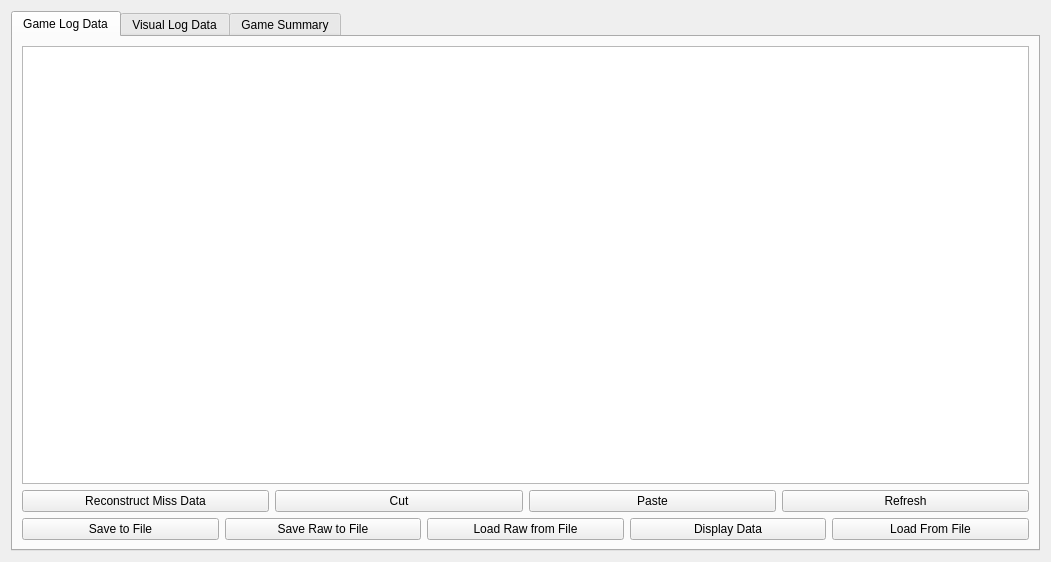
<?xml version="1.0" encoding="UTF-8"?>
<ui version="4.0">
 <class>DataWindow</class>
 <widget class="QWidget" name="DataWindow">
  <property name="geometry">
   <rect>
    <x>0</x>
    <y>0</y>
    <width>1051</width>
    <height>562</height>
   </rect>
  </property>
  <property name="windowTitle">
   <string>Form</string>
  </property>
  <layout class="QGridLayout" name="gridLayout">
   <item row="0" column="0">
    <layout class="QVBoxLayout" name="verticalLayout_2">
     <item>
      <widget class="QTabWidget" name="tabWidget">
       <property name="currentIndex">
        <number>0</number>
       </property>
       <widget class="QWidget" name="tab">
        <attribute name="title">
         <string>Game Log Data</string>
        </attribute>
        <layout class="QGridLayout" name="gridLayout_2">
         <item row="0" column="0">
          <layout class="QVBoxLayout" name="verticalLayout_3">
           <item>
            <widget class="FreezeTableWidget" name="tableView_result"/>
           </item>
           <item>
            <layout class="QVBoxLayout" name="verticalLayout">
             <item>
              <layout class="QHBoxLayout" name="horizontalLayout_2">
               <item>
                <widget class="QPushButton" name="pushButton_reconstruct">
                 <property name="text">
                  <string>Reconstruct Miss Data</string>
                 </property>
                </widget>
               </item>
               <item>
                <widget class="QPushButton" name="pushButton_cut">
                 <property name="text">
                  <string>Cut</string>
                 </property>
                </widget>
               </item>
               <item>
                <widget class="QPushButton" name="pushButton_paste">
                 <property name="text">
                  <string>Paste</string>
                 </property>
                </widget>
               </item>
               <item>
                <widget class="QPushButton" name="pushButton_refresh">
                 <property name="text">
                  <string>Refresh</string>
                 </property>
                </widget>
               </item>
              </layout>
             </item>
             <item>
              <layout class="QHBoxLayout" name="horizontalLayout">
               <item>
                <widget class="QPushButton" name="pushButton_save">
                 <property name="text">
                  <string>Save to File</string>
                 </property>
                </widget>
               </item>
               <item>
                <widget class="QPushButton" name="pushButton_save_raw">
                 <property name="text">
                  <string>Save Raw to File</string>
                 </property>
                </widget>
               </item>
               <item>
                <widget class="QPushButton" name="pushButton_load_raw">
                 <property name="text">
                  <string>Load Raw from File</string>
                 </property>
                </widget>
               </item>
               <item>
                <widget class="QPushButton" name="pushButton_display_data">
                 <property name="text">
                  <string>Display Data</string>
                 </property>
                </widget>
               </item>
               <item>
                <widget class="QPushButton" name="pushButton_load">
                 <property name="text">
                  <string>Load From File</string>
                 </property>
                </widget>
               </item>
              </layout>
             </item>
            </layout>
           </item>
          </layout>
         </item>
        </layout>
       </widget>
       <widget class="QWidget" name="tab_2">
        <attribute name="title">
         <string>Visual Log Data</string>
        </attribute>
        <layout class="QGridLayout" name="gridLayout_3">
         <item row="0" column="0">
          <layout class="QHBoxLayout" name="horizontalLayout_4">
           <item>
            <layout class="QVBoxLayout" name="verticalLayout_4">
             <item>
              <layout class="QHBoxLayout" name="headerPlayBack">
               <item>
                <widget class="QLabel" name="label_teamNameA">
                 <property name="maximumSize">
                  <size>
                   <width>200</width>
                   <height>20</height>
                  </size>
                 </property>
                 <property name="frameShape">
                  <enum>QFrame::Panel</enum>
                 </property>
                 <property name="text">
                  <string>Team A</string>
                 </property>
                </widget>
               </item>
               <item>
                <widget class="QLabel" name="label_playback_time">
                 <property name="maximumSize">
                  <size>
                   <width>16777215</width>
                   <height>20</height>
                  </size>
                 </property>
                 <property name="frameShape">
                  <enum>QFrame::StyledPanel</enum>
                 </property>
                 <property name="text">
                  <string>Time</string>
                 </property>
                 <property name="alignment">
                  <set>Qt::AlignCenter</set>
                 </property>
                </widget>
               </item>
               <item>
                <widget class="QLabel" name="label_teamNameB">
                 <property name="maximumSize">
                  <size>
                   <width>200</width>
                   <height>20</height>
                  </size>
                 </property>
                 <property name="frameShape">
                  <enum>QFrame::Panel</enum>
                 </property>
                 <property name="text">
                  <string>Team B</string>
                 </property>
                 <property name="alignment">
                  <set>Qt::AlignRight|Qt::AlignTrailing|Qt::AlignVCenter</set>
                 </property>
                </widget>
               </item>
              </layout>
             </item>
             <item>
              <widget class="QLabel" name="label_playbackVisual">
               <property name="minimumSize">
                <size>
                 <width>500</width>
                 <height>400</height>
                </size>
               </property>
               <property name="frameShape">
                <enum>QFrame::Box</enum>
               </property>
               <property name="text">
                <string>TextLabel</string>
               </property>
               <property name="scaledContents">
                <bool>true</bool>
               </property>
              </widget>
             </item>
             <item>
              <layout class="QVBoxLayout" name="playBackControlButton">
               <item>
                <widget class="QSlider" name="slider_playback">
                 <property name="orientation">
                  <enum>Qt::Horizontal</enum>
                 </property>
                </widget>
               </item>
               <item>
                <layout class="QHBoxLayout" name="horizontalLayout_3">
                 <item>
                  <widget class="QPushButton" name="pushButton_playbackSingleFrame">
                   <property name="sizePolicy">
                    <sizepolicy hsizetype="Minimum" vsizetype="Minimum">
                     <horstretch>0</horstretch>
                     <verstretch>0</verstretch>
                    </sizepolicy>
                   </property>
                   <property name="maximumSize">
                    <size>
                     <width>16777215</width>
                     <height>20</height>
                    </size>
                   </property>
                   <property name="text">
                    <string>Play Single Frame</string>
                   </property>
                  </widget>
                 </item>
                 <item>
                  <widget class="QPushButton" name="pushButton_playbackStart">
                   <property name="text">
                    <string>Play</string>
                   </property>
                  </widget>
                 </item>
                </layout>
               </item>
              </layout>
             </item>
            </layout>
           </item>
           <item>
            <layout class="QVBoxLayout" name="verticalLayout_6">
             <item>
              <widget class="QGroupBox" name="groupBox_summaryTeamA">
               <property name="minimumSize">
                <size>
                 <width>240</width>
                 <height>240</height>
                </size>
               </property>
               <property name="maximumSize">
                <size>
                 <width>240</width>
                 <height>16777215</height>
                </size>
               </property>
               <property name="title">
                <string>Summary Team A</string>
               </property>
              </widget>
             </item>
             <item>
              <widget class="QGroupBox" name="groupBox_summaryTeamB">
               <property name="minimumSize">
                <size>
                 <width>240</width>
                 <height>240</height>
                </size>
               </property>
               <property name="maximumSize">
                <size>
                 <width>240</width>
                 <height>16777215</height>
                </size>
               </property>
               <property name="title">
                <string>Summary Team B</string>
               </property>
              </widget>
             </item>
            </layout>
           </item>
          </layout>
         </item>
        </layout>
       </widget>
       <widget class="QWidget" name="tab_3">
        <attribute name="title">
         <string>Game Summary</string>
        </attribute>
       </widget>
      </widget>
     </item>
    </layout>
   </item>
  </layout>
 </widget>
 <customwidgets>
  <customwidget>
   <class>FreezeTableWidget</class>
   <extends>QTableView</extends>
   <header>freezetablewidget.h</header>
  </customwidget>
 </customwidgets>
 <resources/>
 <connections/>
</ui>
